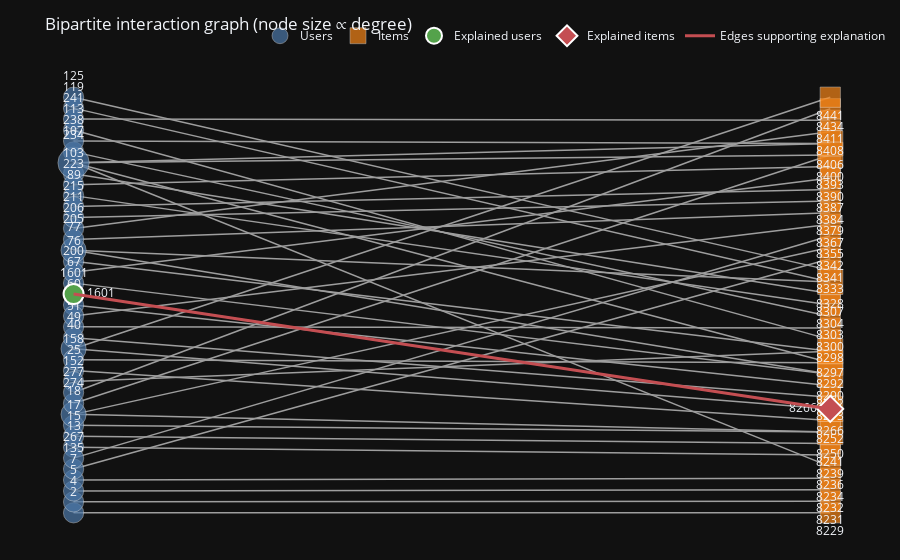
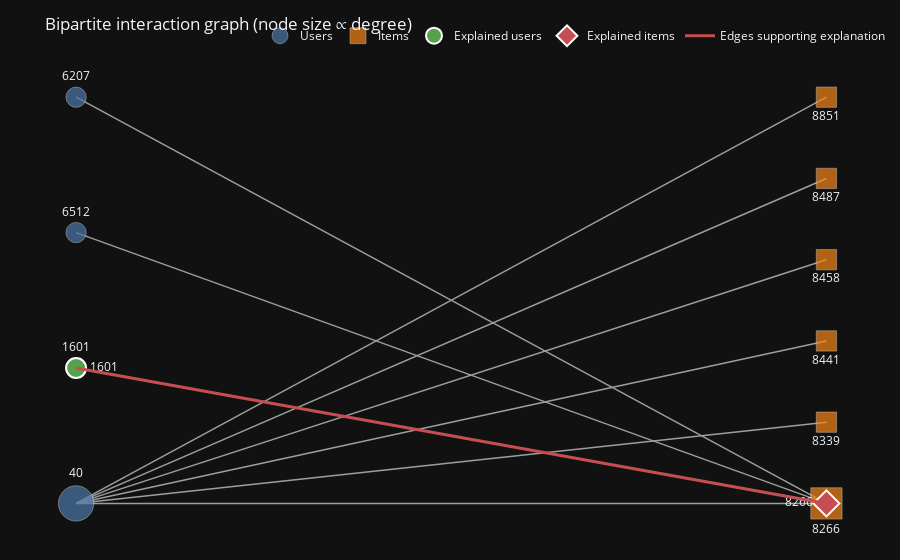
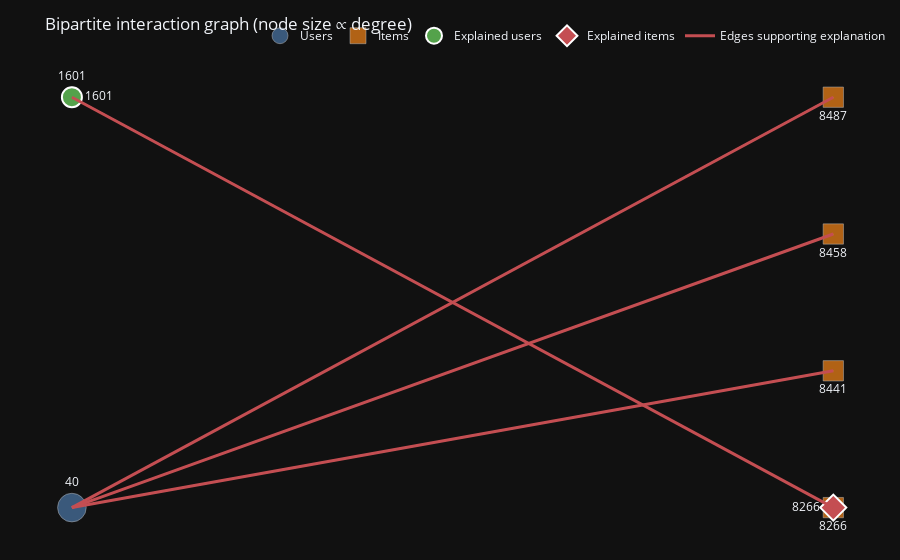
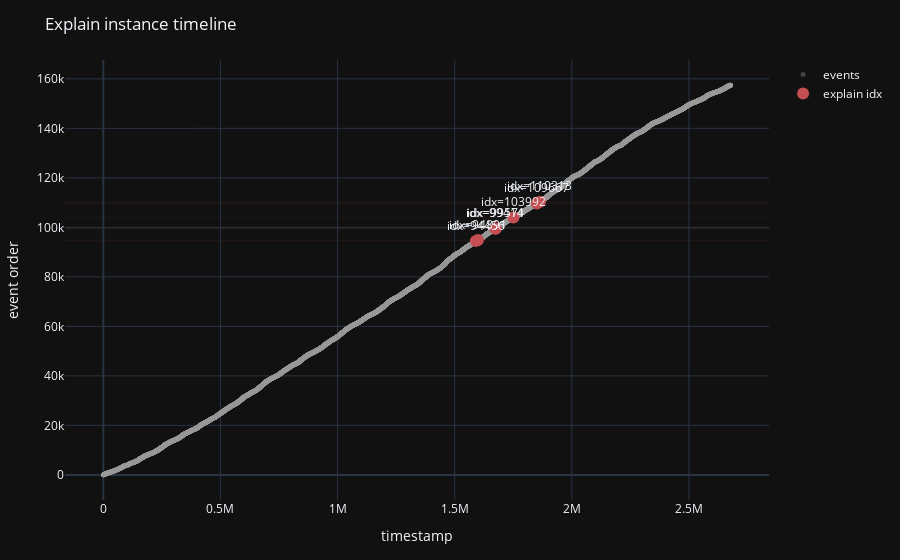

The notebook cell these images were saved under, in order:
### Code cell
# Visualise dataset, context, and explanation
edges_global = [anchor_edge]
print(f"Dataset overview (first {len(global_view_df)} interactions; explained event marked)")
plot_bipartite_graph(
    global_view_df,
    max_users=GRAPH_MAX_USERS,
    max_items=GRAPH_MAX_ITEMS,
    highlight_users=[anchor_user],
    highlight_items=[anchor_item],
    highlight_edges=edges_global,
)

if not candidate_df.empty:
    print(f"Candidate subgraph supplied to SubgraphX (|C|={len(candidate_df)})")
    plot_bipartite_graph(
        candidate_df,
        max_users=GRAPH_MAX_USERS,
        max_items=GRAPH_MAX_ITEMS,
        highlight_users=[anchor_user],
        highlight_items=[anchor_item],
        highlight_edges=[anchor_edge],
    )
else:
    print("No candidate edges available to plot.")

if not explanation_df.empty:
    print(f"SubgraphX explanation coalition (|S|={len(explanation_df)}) with explained event marked")
    edges_to_explain = list(dict.fromkeys(coalition_edges or [anchor_edge]))
    plot_bipartite_graph(
        explanation_df,
        max_users=GRAPH_MAX_USERS,
        max_items=GRAPH_MAX_ITEMS,
        highlight_users=[anchor_user],
        highlight_items=[anchor_item],
        highlight_edges=edges_to_explain,
    )
else:
    print("Explainer returned an empty coalition.")

highlight_indices = list(dict.fromkeys([target_event_idx, *coalition]))
print("Temporal context around the explained event")
plot_explain_timeline(
    events,
    event_indices=highlight_indices,
    window=TIMELINE_WINDOW,
    max_base_points=20_000,
)

### Figure 1 — Plotly figure (JSON) as saved in the notebook; plotly's stock layout.template omitted (floating-point values rounded to 4 significant figures; data arrays with more than 128 entries replaced by an {"elided": "..."} marker saying what was removed)
{"data": [{"hoverinfo": "skip", "line": {"color": "#9e9e9e", "width": 1.5}, "mode": "lines", "showlegend": false, "type": "scatter", "x": {"elided": "135 float values"}, "y": {"elided": "135 float values"}}, {"hovertemplate": "user=%{text}<extra></extra>", "marker": {"color": "#4C78A8", "line": {"color": "white", "width": 0.5}, "size": [20.32, 20.32, 20.32, 20.32, 20.32, 20.32, 20.32, 25.18, 20.32, 25.18, 20.32, 20.32, 20.32, 20.32, 20.32, 25.18, 20.32, 20.32, 20.32, 20.32, 20.32, 20.32, 20.32, 20.32, 20.32, 20.32, 20.32, 20.32, 20.32, 20.32, 20.32, 20.32, 31.31, 20.32, 20.32, 20.32, 20.32, 20.32, 20.32]}, "mode": "markers+text", "name": "Users", "text": ["2", "4", "5", "7", "13", "15", "17", "18", "25", "40", "49", "51", "60", "67", "76", "77", "89", "103", "107", "113", "119", "125", "135", "152", "158", "183", "200", "205", "206", "211", "215", "223", "234", "238", "241", "267", "274", "277", "1601"], "textposition": "top center", "type": "scatter", "x": [-0.9487, -0.9487, -0.9487, -0.9487, -0.9487, -0.9487, -0.9487, -0.9487, -0.9487, -0.9487, -0.9487, -0.9487, -0.9487, -0.9487, -0.9487, -0.9487, -0.9487, -0.9487, -0.9487, -0.9487, -0.9487, -0.9487, -0.9487, -0.9487, -0.9487, -0.9487, -0.9487, -0.9487, -0.9487, -0.9487, -0.9487, -0.9487, -0.9487, -0.9487, -0.9487, -0.9487, -0.9487, -0.9487, -0.9487], "y": [-0.7308, -0.6923, -0.6538, -0.6154, -0.5, -0.4615, -0.4231, -0.3846, -0.2308, -0.1538, -0.1154, -0.07692, 4.911e-17, 0.07692, 0.1538, 0.1923, 0.3846, 0.4615, 0.5385, 0.6154, 0.6923, 0.7308, -0.5769, -0.2692, -0.1923, -0.03846, 0.1154, 0.2308, 0.2692, 0.3077, 0.3462, 0.4231, 0.5, 0.5769, 0.6538, -0.5385, -0.3462, -0.3077, 0.03846]}, {"hovertemplate": "item=%{text}<extra></extra>", "marker": {"color": "#F58518", "line": {"color": "white", "width": 0.5}, "size": [20.32, 20.32, 20.32, 20.32, 20.32, 20.32, 20.32, 25.18, 20.32, 25.18, 20.32, 20.32, 25.18, 25.18, 25.18, 20.32, 20.32, 20.32, 20.32, 20.32, 25.18, 20.32, 20.32, 20.32, 20.32, 20.32, 20.32, 20.32, 20.32, 20.32, 20.32, 25.18, 25.18, 20.32, 20.32, 20.32, 20.32], "symbol": "square"}, "mode": "markers+text", "name": "Items", "text": ["8229", "8231", "8232", "8234", "8236", "8239", "8241", "8250", "8252", "8266", "8273", "8282", "8290", "8292", "8297", "8298", "8300", "8303", "8304", "8307", "8328", "8333", "8341", "8342", "8355", "8367", "8379", "8384", "8387", "8390", "8393", "8400", "8406", "8408", "8411", "8434", "8441"], "textposition": "bottom center", "type": "scatter", "x": [1, 1, 1, 1, 1, 1, 1, 1, 1, 1, 1, 1, 1, 1, 1, 1, 1, 1, 1, 1, 1, 1, 1, 1, 1, 1, 1, 1, 1, 1, 1, 1, 1, 1, 1, 1, 1], "y": [-0.7308, -0.6902, -0.6496, -0.609, -0.5684, -0.5278, -0.4872, -0.4466, -0.406, -0.3654, -0.3248, -0.2842, -0.2436, -0.203, -0.1624, -0.1218, -0.0812, -0.0406, 4.911e-17, 0.0406, 0.0812, 0.1218, 0.1624, 0.203, 0.2436, 0.2842, 0.3248, 0.3654, 0.406, 0.4466, 0.4872, 0.5278, 0.5684, 0.609, 0.6496, 0.6902, 0.7308]}, {"hovertemplate": "explained user=%{text}<extra></extra>", "marker": {"color": "#54A24B", "line": {"color": "white", "width": 2}, "size": 20}, "mode": "markers+text", "name": "Explained users", "text": ["1601"], "textposition": "middle right", "type": "scatter", "x": [-0.9487], "y": [0.03846]}, {"hovertemplate": "explained item=%{text}<extra></extra>", "marker": {"color": "#C44E52", "line": {"color": "white", "width": 2}, "size": 20, "symbol": "diamond"}, "mode": "markers+text", "name": "Explained items", "text": ["8266"], "textposition": "middle left", "type": "scatter", "x": [1], "y": [-0.3654]}, {"hoverinfo": "skip", "line": {"color": "#C44E52", "width": 3}, "mode": "lines", "name": "Edges supporting explanation", "type": "scatter", "x": [-0.9487, 1, null], "y": [0.03846, -0.3654, null]}], "layout": {"legend": {"orientation": "h", "x": 1, "xanchor": "right", "y": 1.02, "yanchor": "bottom"}, "margin": {"b": 10, "l": 10, "r": 10, "t": 60}, "title": {"text": "Bipartite interaction graph (node size ∝ degree)"}, "xaxis": {"visible": false}, "yaxis": {"visible": false}}}

### Figure 2 — Plotly figure (JSON) as saved in the notebook; plotly's stock layout.template omitted (floating-point values rounded to 4 significant figures)
{"data": [{"hoverinfo": "skip", "line": {"color": "#9e9e9e", "width": 1.5}, "mode": "lines", "showlegend": false, "type": "scatter", "x": [-1.0, 0.6667, null, -1.0, 0.6667, null, -1.0, 0.6667, null, -1.0, 0.6667, null, -1.0, 0.6667, null, -1.0, 0.6667, null, -1.0, 0.6667, null, -1.0, 0.6667, null, -1.0, 0.6667, null], "y": [-0.2083, -0.625, null, -0.625, -0.125, null, -0.625, -0.375, null, -0.625, -0.625, null, -0.625, 0.125, null, -0.625, 0.375, null, -0.625, 0.625, null, 0.625, -0.625, null, 0.2083, -0.625, null]}, {"hovertemplate": "user=%{text}<extra></extra>", "marker": {"color": "#4C78A8", "line": {"color": "white", "width": 0.5}, "size": [35.35, 20.32, 20.32, 20.32]}, "mode": "markers+text", "name": "Users", "text": ["40", "1601", "6207", "6512"], "textposition": "top center", "type": "scatter", "x": [-1.0, -1.0, -1.0, -1.0], "y": [-0.625, -0.2083, 0.625, 0.2083]}, {"hovertemplate": "item=%{text}<extra></extra>", "marker": {"color": "#F58518", "line": {"color": "white", "width": 0.5}, "size": [31.31, 20.32, 20.32, 20.32, 20.32, 20.32], "symbol": "square"}, "mode": "markers+text", "name": "Items", "text": ["8266", "8339", "8441", "8458", "8487", "8851"], "textposition": "bottom center", "type": "scatter", "x": [0.6667, 0.6667, 0.6667, 0.6667, 0.6667, 0.6667], "y": [-0.625, -0.375, -0.125, 0.125, 0.375, 0.625]}, {"hovertemplate": "explained user=%{text}<extra></extra>", "marker": {"color": "#54A24B", "line": {"color": "white", "width": 2}, "size": 20}, "mode": "markers+text", "name": "Explained users", "text": ["1601"], "textposition": "middle right", "type": "scatter", "x": [-1.0], "y": [-0.2083]}, {"hovertemplate": "explained item=%{text}<extra></extra>", "marker": {"color": "#C44E52", "line": {"color": "white", "width": 2}, "size": 20, "symbol": "diamond"}, "mode": "markers+text", "name": "Explained items", "text": ["8266"], "textposition": "middle left", "type": "scatter", "x": [0.6667], "y": [-0.625]}, {"hoverinfo": "skip", "line": {"color": "#C44E52", "width": 3}, "mode": "lines", "name": "Edges supporting explanation", "type": "scatter", "x": [-1.0, 0.6667, null], "y": [-0.2083, -0.625, null]}], "layout": {"legend": {"orientation": "h", "x": 1, "xanchor": "right", "y": 1.02, "yanchor": "bottom"}, "margin": {"b": 10, "l": 10, "r": 10, "t": 60}, "title": {"text": "Bipartite interaction graph (node size ∝ degree)"}, "xaxis": {"visible": false}, "yaxis": {"visible": false}}}

### Figure 3 — Plotly figure (JSON) as saved in the notebook; plotly's stock layout.template omitted (floating-point values rounded to 4 significant figures)
{"data": [{"hoverinfo": "skip", "line": {"color": "#9e9e9e", "width": 1.5}, "mode": "lines", "showlegend": false, "type": "scatter", "x": [-1, 0.5, null, -1, 0.5, null, -1, 0.5, null, -1, 0.5, null], "y": [-0.5625, -0.1875, null, 0.5625, -0.5625, null, -0.5625, 0.1875, null, -0.5625, 0.5625, null]}, {"hovertemplate": "user=%{text}<extra></extra>", "marker": {"color": "#4C78A8", "line": {"color": "white", "width": 0.5}, "size": [28.64, 20.32]}, "mode": "markers+text", "name": "Users", "text": ["40", "1601"], "textposition": "top center", "type": "scatter", "x": [-1, -1], "y": [-0.5625, 0.5625]}, {"hovertemplate": "item=%{text}<extra></extra>", "marker": {"color": "#F58518", "line": {"color": "white", "width": 0.5}, "size": [20.32, 20.32, 20.32, 20.32], "symbol": "square"}, "mode": "markers+text", "name": "Items", "text": ["8266", "8441", "8458", "8487"], "textposition": "bottom center", "type": "scatter", "x": [0.5, 0.5, 0.5, 0.5], "y": [-0.5625, -0.1875, 0.1875, 0.5625]}, {"hovertemplate": "explained user=%{text}<extra></extra>", "marker": {"color": "#54A24B", "line": {"color": "white", "width": 2}, "size": 20}, "mode": "markers+text", "name": "Explained users", "text": ["1601"], "textposition": "middle right", "type": "scatter", "x": [-1], "y": [0.5625]}, {"hovertemplate": "explained item=%{text}<extra></extra>", "marker": {"color": "#C44E52", "line": {"color": "white", "width": 2}, "size": 20, "symbol": "diamond"}, "mode": "markers+text", "name": "Explained items", "text": ["8266"], "textposition": "middle left", "type": "scatter", "x": [0.5], "y": [-0.5625]}, {"hoverinfo": "skip", "line": {"color": "#C44E52", "width": 3}, "mode": "lines", "name": "Edges supporting explanation", "type": "scatter", "x": [-1, 0.5, null, -1, 0.5, null, -1, 0.5, null, -1, 0.5, null], "y": [-0.5625, -0.1875, null, -0.5625, 0.5625, null, 0.5625, -0.5625, null, -0.5625, 0.1875, null]}], "layout": {"legend": {"orientation": "h", "x": 1, "xanchor": "right", "y": 1.02, "yanchor": "bottom"}, "margin": {"b": 10, "l": 10, "r": 10, "t": 60}, "title": {"text": "Bipartite interaction graph (node size ∝ degree)"}, "xaxis": {"visible": false}, "yaxis": {"visible": false}}}

### Figure 4 — Plotly figure (JSON) as saved in the notebook; plotly's stock layout.template omitted (floating-point values rounded to 4 significant figures; data arrays with more than 128 entries replaced by an {"elided": "..."} marker saying what was removed)
{"data": [{"hoverinfo": "skip", "marker": {"color": "rgba(160,160,160,0.35)", "size": 5}, "mode": "markers", "name": "events", "type": "scatter", "x": {"elided": "20000 float values"}, "y": {"elided": "20000 int values"}}, {"hovertemplate": "ts=%{x}<br>row=%{y}<extra></extra>", "marker": {"color": "#C44E52", "size": 12}, "mode": "markers+text", "name": "explain idx", "text": ["idx=110313", "idx=94456", "idx=94891", "idx=99414", "idx=99571", "idx=103992", "idx=109667"], "textposition": "top center", "type": "scatter", "x": [1864000.0, 1590000.0, 1600000.0, 1674000.0, 1676000.0, 1751000.0, 1851000.0], "y": [110313, 94456, 94891, 99414, 99571, 103992, 109667]}], "layout": {"margin": {"b": 60, "l": 60, "r": 20, "t": 60}, "shapes": [{"fillcolor": "rgba(196,78,82,0.08)", "layer": "below", "line": {"width": 0}, "type": "rect", "x0": 0, "x1": 1, "xref": "paper", "y0": 110113, "y1": 110513, "yref": "y"}, {"fillcolor": "rgba(196,78,82,0.08)", "layer": "below", "line": {"width": 0}, "type": "rect", "x0": 0, "x1": 1, "xref": "paper", "y0": 94256, "y1": 94656, "yref": "y"}, {"fillcolor": "rgba(196,78,82,0.08)", "layer": "below", "line": {"width": 0}, "type": "rect", "x0": 0, "x1": 1, "xref": "paper", "y0": 94691, "y1": 95091, "yref": "y"}, {"fillcolor": "rgba(196,78,82,0.08)", "layer": "below", "line": {"width": 0}, "type": "rect", "x0": 0, "x1": 1, "xref": "paper", "y0": 99214, "y1": 99614, "yref": "y"}, {"fillcolor": "rgba(196,78,82,0.08)", "layer": "below", "line": {"width": 0}, "type": "rect", "x0": 0, "x1": 1, "xref": "paper", "y0": 99371, "y1": 99771, "yref": "y"}, {"fillcolor": "rgba(196,78,82,0.08)", "layer": "below", "line": {"width": 0}, "type": "rect", "x0": 0, "x1": 1, "xref": "paper", "y0": 103792, "y1": 104192, "yref": "y"}, {"fillcolor": "rgba(196,78,82,0.08)", "layer": "below", "line": {"width": 0}, "type": "rect", "x0": 0, "x1": 1, "xref": "paper", "y0": 109467, "y1": 109867, "yref": "y"}], "title": {"text": "Explain instance timeline"}, "xaxis": {"title": {"text": "timestamp"}}, "yaxis": {"title": {"text": "event order"}}}}
